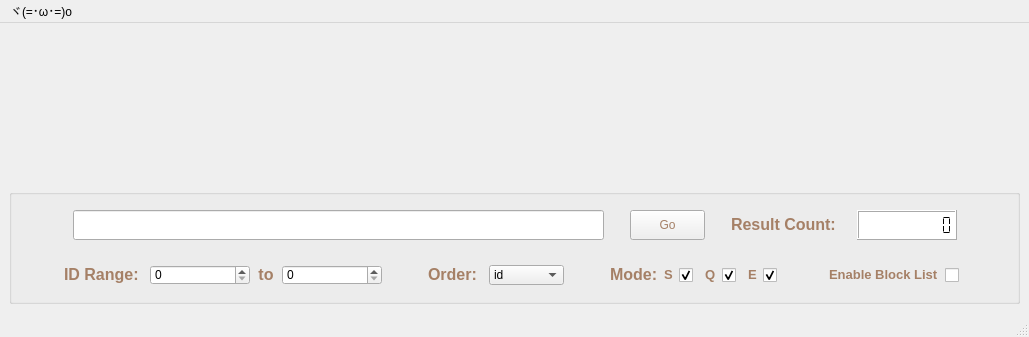
<?xml version="1.0" encoding="UTF-8"?>
<ui version="4.0">
 <class>MainWindow</class>
 <widget class="QMainWindow" name="MainWindow">
  <property name="geometry">
   <rect>
    <x>0</x>
    <y>0</y>
    <width>1029</width>
    <height>337</height>
   </rect>
  </property>
  <property name="sizePolicy">
   <sizepolicy hsizetype="Preferred" vsizetype="Fixed">
    <horstretch>0</horstretch>
    <verstretch>0</verstretch>
   </sizepolicy>
  </property>
  <property name="windowTitle">
   <string>MainWindow</string>
  </property>
  <property name="styleSheet">
   <string notr="true">#MainWindow{
background-image: url(:/picture/source/konachan_background.png);
;}</string>
  </property>
  <widget class="QWidget" name="centralwidget">
   <layout class="QVBoxLayout" name="verticalLayout_2">
    <item>
     <layout class="QGridLayout" name="gridLayout_9">
      <item row="0" column="0">
       <layout class="QGridLayout" name="gridLayout_2">
        <item row="0" column="0">
         <spacer name="horizontalSpacer_3">
          <property name="orientation">
           <enum>Qt::Horizontal</enum>
          </property>
          <property name="sizeHint" stdset="0">
           <size>
            <width>40</width>
            <height>20</height>
           </size>
          </property>
         </spacer>
        </item>
        <item row="0" column="1">
         <widget class="QLabel" name="logo">
          <property name="sizePolicy">
           <sizepolicy hsizetype="Fixed" vsizetype="Fixed">
            <horstretch>0</horstretch>
            <verstretch>0</verstretch>
           </sizepolicy>
          </property>
          <property name="minimumSize">
           <size>
            <width>560</width>
            <height>150</height>
           </size>
          </property>
          <property name="maximumSize">
           <size>
            <width>560</width>
            <height>150</height>
           </size>
          </property>
          <property name="text">
           <string/>
          </property>
          <property name="pixmap">
           <pixmap resource="res.qrc">:/picture/source/konachan_logo.png</pixmap>
          </property>
          <property name="scaledContents">
           <bool>false</bool>
          </property>
         </widget>
        </item>
        <item row="0" column="2">
         <spacer name="horizontalSpacer_4">
          <property name="orientation">
           <enum>Qt::Horizontal</enum>
          </property>
          <property name="sizeHint" stdset="0">
           <size>
            <width>40</width>
            <height>20</height>
           </size>
          </property>
         </spacer>
        </item>
       </layout>
      </item>
      <item row="1" column="0">
       <widget class="QGroupBox" name="searchBox">
        <property name="sizePolicy">
         <sizepolicy hsizetype="Preferred" vsizetype="Expanding">
          <horstretch>0</horstretch>
          <verstretch>0</verstretch>
         </sizepolicy>
        </property>
        <property name="minimumSize">
         <size>
          <width>1009</width>
          <height>115</height>
         </size>
        </property>
        <property name="maximumSize">
         <size>
          <width>16777215</width>
          <height>115</height>
         </size>
        </property>
        <property name="title">
         <string/>
        </property>
        <layout class="QVBoxLayout" name="verticalLayout">
         <item>
          <layout class="QGridLayout" name="mianSearch">
           <item row="0" column="0">
            <spacer name="horizontalSpacer_5">
             <property name="orientation">
              <enum>Qt::Horizontal</enum>
             </property>
             <property name="sizeType">
              <enum>QSizePolicy::Expanding</enum>
             </property>
             <property name="sizeHint" stdset="0">
              <size>
               <width>40</width>
               <height>20</height>
              </size>
             </property>
            </spacer>
           </item>
           <item row="0" column="1">
            <layout class="QGridLayout" name="gridLayout">
             <item row="0" column="2">
              <widget class="QPushButton" name="Go">
               <property name="sizePolicy">
                <sizepolicy hsizetype="Fixed" vsizetype="Fixed">
                 <horstretch>0</horstretch>
                 <verstretch>0</verstretch>
                </sizepolicy>
               </property>
               <property name="minimumSize">
                <size>
                 <width>75</width>
                 <height>30</height>
                </size>
               </property>
               <property name="maximumSize">
                <size>
                 <width>75</width>
                 <height>30</height>
                </size>
               </property>
               <property name="styleSheet">
                <string notr="true">font: 75 10pt &quot;Microsoft YaHei UI&quot;;
color: rgb(165, 128, 102);</string>
               </property>
               <property name="text">
                <string>Go</string>
               </property>
               <property name="flat">
                <bool>false</bool>
               </property>
              </widget>
             </item>
             <item row="0" column="1">
              <spacer name="horizontalSpacer_2">
               <property name="orientation">
                <enum>Qt::Horizontal</enum>
               </property>
               <property name="sizeType">
                <enum>QSizePolicy::Fixed</enum>
               </property>
               <property name="sizeHint" stdset="0">
                <size>
                 <width>20</width>
                 <height>20</height>
                </size>
               </property>
              </spacer>
             </item>
             <item row="0" column="0">
              <widget class="QLineEdit" name="Tags">
               <property name="sizePolicy">
                <sizepolicy hsizetype="Fixed" vsizetype="Fixed">
                 <horstretch>0</horstretch>
                 <verstretch>0</verstretch>
                </sizepolicy>
               </property>
               <property name="minimumSize">
                <size>
                 <width>531</width>
                 <height>30</height>
                </size>
               </property>
               <property name="maximumSize">
                <size>
                 <width>531</width>
                 <height>30</height>
                </size>
               </property>
               <property name="font">
                <font>
                 <pointsize>15</pointsize>
                </font>
               </property>
               <property name="text">
                <string/>
               </property>
              </widget>
             </item>
             <item row="0" column="5">
              <widget class="QLCDNumber" name="ResultCnt">
               <property name="sizePolicy">
                <sizepolicy hsizetype="Fixed" vsizetype="Fixed">
                 <horstretch>0</horstretch>
                 <verstretch>0</verstretch>
                </sizepolicy>
               </property>
               <property name="minimumSize">
                <size>
                 <width>100</width>
                 <height>30</height>
                </size>
               </property>
               <property name="maximumSize">
                <size>
                 <width>100</width>
                 <height>30</height>
                </size>
               </property>
               <property name="styleSheet">
                <string notr="true">background-color: rgb(255, 255, 255);</string>
               </property>
               <property name="digitCount">
                <number>10</number>
               </property>
               <property name="segmentStyle">
                <enum>QLCDNumber::Flat</enum>
               </property>
               <property name="value" stdset="0">
                <double>0.000000000000000</double>
               </property>
               <property name="intValue" stdset="0">
                <number>0</number>
               </property>
              </widget>
             </item>
             <item row="0" column="3">
              <spacer name="horizontalSpacer">
               <property name="orientation">
                <enum>Qt::Horizontal</enum>
               </property>
               <property name="sizeType">
                <enum>QSizePolicy::Fixed</enum>
               </property>
               <property name="sizeHint" stdset="0">
                <size>
                 <width>20</width>
                 <height>20</height>
                </size>
               </property>
              </spacer>
             </item>
             <item row="0" column="4">
              <widget class="QLabel" name="label">
               <property name="sizePolicy">
                <sizepolicy hsizetype="Fixed" vsizetype="Fixed">
                 <horstretch>0</horstretch>
                 <verstretch>0</verstretch>
                </sizepolicy>
               </property>
               <property name="minimumSize">
                <size>
                 <width>120</width>
                 <height>30</height>
                </size>
               </property>
               <property name="maximumSize">
                <size>
                 <width>120</width>
                 <height>30</height>
                </size>
               </property>
               <property name="text">
                <string>&lt;html&gt;&lt;head/&gt;&lt;body&gt;&lt;p&gt;&lt;span style=&quot; font-size:12pt; font-weight:600; color:#a58066;&quot;&gt;Result Count:&lt;/span&gt;&lt;/p&gt;&lt;/body&gt;&lt;/html&gt;</string>
               </property>
               <property name="textFormat">
                <enum>Qt::AutoText</enum>
               </property>
              </widget>
             </item>
            </layout>
           </item>
           <item row="0" column="2">
            <spacer name="horizontalSpacer_6">
             <property name="orientation">
              <enum>Qt::Horizontal</enum>
             </property>
             <property name="sizeType">
              <enum>QSizePolicy::Expanding</enum>
             </property>
             <property name="sizeHint" stdset="0">
              <size>
               <width>40</width>
               <height>20</height>
              </size>
             </property>
            </spacer>
           </item>
          </layout>
         </item>
         <item>
          <layout class="QGridLayout" name="gridLayout_3">
           <item row="0" column="7">
            <spacer name="verticalSpacer">
             <property name="orientation">
              <enum>Qt::Vertical</enum>
             </property>
             <property name="sizeType">
              <enum>QSizePolicy::Fixed</enum>
             </property>
             <property name="sizeHint" stdset="0">
              <size>
               <width>20</width>
               <height>13</height>
              </size>
             </property>
            </spacer>
           </item>
           <item row="1" column="0">
            <spacer name="horizontalSpacer_9">
             <property name="orientation">
              <enum>Qt::Horizontal</enum>
             </property>
             <property name="sizeHint" stdset="0">
              <size>
               <width>40</width>
               <height>20</height>
              </size>
             </property>
            </spacer>
           </item>
           <item row="1" column="1">
            <widget class="QLabel" name="label_2">
             <property name="sizePolicy">
              <sizepolicy hsizetype="Fixed" vsizetype="Fixed">
               <horstretch>0</horstretch>
               <verstretch>0</verstretch>
              </sizepolicy>
             </property>
             <property name="minimumSize">
              <size>
               <width>80</width>
               <height>20</height>
              </size>
             </property>
             <property name="maximumSize">
              <size>
               <width>80</width>
               <height>80</height>
              </size>
             </property>
             <property name="text">
              <string>&lt;html&gt;&lt;head/&gt;&lt;body&gt;&lt;p&gt;&lt;span style=&quot; font-size:12pt; font-weight:600; color:#a58066;&quot;&gt;ID Range:&lt;/span&gt;&lt;/p&gt;&lt;/body&gt;&lt;/html&gt;</string>
             </property>
            </widget>
           </item>
           <item row="1" column="2">
            <widget class="QSpinBox" name="IDRange1">
             <property name="sizePolicy">
              <sizepolicy hsizetype="Fixed" vsizetype="Fixed">
               <horstretch>0</horstretch>
               <verstretch>0</verstretch>
              </sizepolicy>
             </property>
             <property name="minimumSize">
              <size>
               <width>100</width>
               <height>20</height>
              </size>
             </property>
             <property name="maximumSize">
              <size>
               <width>100</width>
               <height>20</height>
              </size>
             </property>
             <property name="maximum">
              <number>99999999</number>
             </property>
            </widget>
           </item>
           <item row="1" column="3">
            <widget class="QLabel" name="label_5">
             <property name="sizePolicy">
              <sizepolicy hsizetype="Fixed" vsizetype="Fixed">
               <horstretch>0</horstretch>
               <verstretch>0</verstretch>
              </sizepolicy>
             </property>
             <property name="minimumSize">
              <size>
               <width>20</width>
               <height>20</height>
              </size>
             </property>
             <property name="maximumSize">
              <size>
               <width>20</width>
               <height>20</height>
              </size>
             </property>
             <property name="text">
              <string>&lt;html&gt;&lt;head/&gt;&lt;body&gt;&lt;p align=&quot;center&quot;&gt;&lt;span style=&quot; font-size:12pt; font-weight:600; color:#a58066;&quot;&gt;to&lt;/span&gt;&lt;/p&gt;&lt;/body&gt;&lt;/html&gt;</string>
             </property>
            </widget>
           </item>
           <item row="1" column="4">
            <widget class="QSpinBox" name="IDRange2">
             <property name="sizePolicy">
              <sizepolicy hsizetype="Fixed" vsizetype="Fixed">
               <horstretch>0</horstretch>
               <verstretch>0</verstretch>
              </sizepolicy>
             </property>
             <property name="minimumSize">
              <size>
               <width>100</width>
               <height>20</height>
              </size>
             </property>
             <property name="maximumSize">
              <size>
               <width>100</width>
               <height>20</height>
              </size>
             </property>
             <property name="maximum">
              <number>99999999</number>
             </property>
            </widget>
           </item>
           <item row="1" column="5">
            <spacer name="horizontalSpacer_7">
             <property name="orientation">
              <enum>Qt::Horizontal</enum>
             </property>
             <property name="sizeType">
              <enum>QSizePolicy::Fixed</enum>
             </property>
             <property name="sizeHint" stdset="0">
              <size>
               <width>40</width>
               <height>20</height>
              </size>
             </property>
            </spacer>
           </item>
           <item row="1" column="6">
            <widget class="QLabel" name="label_3">
             <property name="sizePolicy">
              <sizepolicy hsizetype="Fixed" vsizetype="Fixed">
               <horstretch>0</horstretch>
               <verstretch>0</verstretch>
              </sizepolicy>
             </property>
             <property name="minimumSize">
              <size>
               <width>55</width>
               <height>20</height>
              </size>
             </property>
             <property name="maximumSize">
              <size>
               <width>55</width>
               <height>20</height>
              </size>
             </property>
             <property name="text">
              <string>&lt;html&gt;&lt;head/&gt;&lt;body&gt;&lt;p&gt;&lt;span style=&quot; font-size:12pt; font-weight:600; color:#a58066;&quot;&gt;Order:&lt;/span&gt;&lt;/p&gt;&lt;/body&gt;&lt;/html&gt;</string>
             </property>
            </widget>
           </item>
           <item row="1" column="7">
            <widget class="QComboBox" name="Order">
             <property name="sizePolicy">
              <sizepolicy hsizetype="Fixed" vsizetype="Fixed">
               <horstretch>0</horstretch>
               <verstretch>0</verstretch>
              </sizepolicy>
             </property>
             <property name="minimumSize">
              <size>
               <width>75</width>
               <height>20</height>
              </size>
             </property>
             <property name="maximumSize">
              <size>
               <width>75</width>
               <height>20</height>
              </size>
             </property>
             <property name="styleSheet">
              <string notr="true">font: 75 10pt &quot;Microsoft YaHei UI&quot;;</string>
             </property>
             <property name="editable">
              <bool>false</bool>
             </property>
             <property name="currentText">
              <string>id</string>
             </property>
             <property name="currentIndex">
              <number>0</number>
             </property>
             <item>
              <property name="text">
               <string>id</string>
              </property>
             </item>
             <item>
              <property name="text">
               <string>score</string>
              </property>
             </item>
            </widget>
           </item>
           <item row="1" column="8">
            <spacer name="horizontalSpacer_8">
             <property name="orientation">
              <enum>Qt::Horizontal</enum>
             </property>
             <property name="sizeType">
              <enum>QSizePolicy::Fixed</enum>
             </property>
             <property name="sizeHint" stdset="0">
              <size>
               <width>40</width>
               <height>20</height>
              </size>
             </property>
            </spacer>
           </item>
           <item row="1" column="9">
            <layout class="QGridLayout" name="gridLayout_7">
             <item row="0" column="0">
              <widget class="QLabel" name="label_4">
               <property name="sizePolicy">
                <sizepolicy hsizetype="Fixed" vsizetype="Fixed">
                 <horstretch>0</horstretch>
                 <verstretch>0</verstretch>
                </sizepolicy>
               </property>
               <property name="minimumSize">
                <size>
                 <width>0</width>
                 <height>0</height>
                </size>
               </property>
               <property name="maximumSize">
                <size>
                 <width>90</width>
                 <height>20</height>
                </size>
               </property>
               <property name="text">
                <string>&lt;html&gt;&lt;head/&gt;&lt;body&gt;&lt;p&gt;&lt;span style=&quot; font-size:12pt; font-weight:600; color:#a58066;&quot;&gt;Mode:&lt;/span&gt;&lt;/p&gt;&lt;/body&gt;&lt;/html&gt;</string>
               </property>
              </widget>
             </item>
             <item row="0" column="1">
              <layout class="QGridLayout" name="gridLayout_4">
               <item row="0" column="0">
                <widget class="QLabel" name="label_6">
                 <property name="text">
                  <string>&lt;html&gt;&lt;head/&gt;&lt;body&gt;&lt;p&gt;&lt;span style=&quot; font-size:10pt; font-weight:600; color:#a58066;&quot;&gt;S&lt;/span&gt;&lt;/p&gt;&lt;/body&gt;&lt;/html&gt;</string>
                 </property>
                </widget>
               </item>
               <item row="0" column="1">
                <widget class="QCheckBox" name="Mode_S">
                 <property name="sizePolicy">
                  <sizepolicy hsizetype="Fixed" vsizetype="Fixed">
                   <horstretch>0</horstretch>
                   <verstretch>0</verstretch>
                  </sizepolicy>
                 </property>
                 <property name="minimumSize">
                  <size>
                   <width>20</width>
                   <height>20</height>
                  </size>
                 </property>
                 <property name="maximumSize">
                  <size>
                   <width>20</width>
                   <height>20</height>
                  </size>
                 </property>
                 <property name="text">
                  <string/>
                 </property>
                 <property name="iconSize">
                  <size>
                   <width>20</width>
                   <height>20</height>
                  </size>
                 </property>
                 <property name="checked">
                  <bool>true</bool>
                 </property>
                </widget>
               </item>
              </layout>
             </item>
             <item row="0" column="2">
              <layout class="QGridLayout" name="gridLayout_5">
               <item row="0" column="0">
                <widget class="QLabel" name="label_7">
                 <property name="text">
                  <string>&lt;html&gt;&lt;head/&gt;&lt;body&gt;&lt;p&gt;&lt;span style=&quot; font-size:10pt; font-weight:600; color:#a58066;&quot;&gt;Q&lt;/span&gt;&lt;/p&gt;&lt;/body&gt;&lt;/html&gt;</string>
                 </property>
                </widget>
               </item>
               <item row="0" column="1">
                <widget class="QCheckBox" name="Mode_Q">
                 <property name="sizePolicy">
                  <sizepolicy hsizetype="Fixed" vsizetype="Fixed">
                   <horstretch>0</horstretch>
                   <verstretch>0</verstretch>
                  </sizepolicy>
                 </property>
                 <property name="minimumSize">
                  <size>
                   <width>20</width>
                   <height>20</height>
                  </size>
                 </property>
                 <property name="maximumSize">
                  <size>
                   <width>20</width>
                   <height>20</height>
                  </size>
                 </property>
                 <property name="text">
                  <string/>
                 </property>
                 <property name="iconSize">
                  <size>
                   <width>20</width>
                   <height>20</height>
                  </size>
                 </property>
                 <property name="checked">
                  <bool>true</bool>
                 </property>
                </widget>
               </item>
              </layout>
             </item>
             <item row="0" column="3">
              <layout class="QGridLayout" name="gridLayout_6">
               <item row="0" column="0">
                <widget class="QLabel" name="label_8">
                 <property name="text">
                  <string>&lt;html&gt;&lt;head/&gt;&lt;body&gt;&lt;p&gt;&lt;span style=&quot; font-size:10pt; font-weight:600; color:#a58066;&quot;&gt;E&lt;/span&gt;&lt;/p&gt;&lt;/body&gt;&lt;/html&gt;</string>
                 </property>
                </widget>
               </item>
               <item row="0" column="1">
                <widget class="QCheckBox" name="Mode_E">
                 <property name="sizePolicy">
                  <sizepolicy hsizetype="Fixed" vsizetype="Fixed">
                   <horstretch>0</horstretch>
                   <verstretch>0</verstretch>
                  </sizepolicy>
                 </property>
                 <property name="minimumSize">
                  <size>
                   <width>20</width>
                   <height>20</height>
                  </size>
                 </property>
                 <property name="maximumSize">
                  <size>
                   <width>20</width>
                   <height>20</height>
                  </size>
                 </property>
                 <property name="text">
                  <string/>
                 </property>
                 <property name="iconSize">
                  <size>
                   <width>20</width>
                   <height>20</height>
                  </size>
                 </property>
                 <property name="checked">
                  <bool>true</bool>
                 </property>
                </widget>
               </item>
              </layout>
             </item>
            </layout>
           </item>
           <item row="1" column="10">
            <spacer name="horizontalSpacer_11">
             <property name="orientation">
              <enum>Qt::Horizontal</enum>
             </property>
             <property name="sizeType">
              <enum>QSizePolicy::Fixed</enum>
             </property>
             <property name="sizeHint" stdset="0">
              <size>
               <width>40</width>
               <height>20</height>
              </size>
             </property>
            </spacer>
           </item>
           <item row="1" column="11">
            <layout class="QGridLayout" name="gridLayout_8">
             <item row="0" column="0">
              <widget class="QLabel" name="label_9">
               <property name="text">
                <string>&lt;html&gt;&lt;head/&gt;&lt;body&gt;&lt;p&gt;&lt;span style=&quot; font-size:10pt; font-weight:600; color:#a58066;&quot;&gt;Enable Block List&lt;/span&gt;&lt;/p&gt;&lt;/body&gt;&lt;/html&gt;</string>
               </property>
              </widget>
             </item>
             <item row="0" column="1">
              <widget class="QCheckBox" name="EBL">
               <property name="sizePolicy">
                <sizepolicy hsizetype="Fixed" vsizetype="Fixed">
                 <horstretch>0</horstretch>
                 <verstretch>0</verstretch>
                </sizepolicy>
               </property>
               <property name="minimumSize">
                <size>
                 <width>20</width>
                 <height>20</height>
                </size>
               </property>
               <property name="maximumSize">
                <size>
                 <width>20</width>
                 <height>20</height>
                </size>
               </property>
               <property name="text">
                <string/>
               </property>
               <property name="iconSize">
                <size>
                 <width>20</width>
                 <height>20</height>
                </size>
               </property>
              </widget>
             </item>
            </layout>
           </item>
           <item row="1" column="12">
            <spacer name="horizontalSpacer_10">
             <property name="orientation">
              <enum>Qt::Horizontal</enum>
             </property>
             <property name="sizeHint" stdset="0">
              <size>
               <width>28</width>
               <height>20</height>
              </size>
             </property>
            </spacer>
           </item>
          </layout>
         </item>
        </layout>
       </widget>
      </item>
     </layout>
    </item>
   </layout>
  </widget>
  <widget class="QMenuBar" name="menubar">
   <property name="geometry">
    <rect>
     <x>0</x>
     <y>0</y>
     <width>1029</width>
     <height>22</height>
    </rect>
   </property>
   <widget class="QMenu" name="menu_o">
    <property name="title">
     <string>ヾ(=･ω･=)o</string>
    </property>
    <addaction name="actionLogin"/>
   </widget>
   <addaction name="menu_o"/>
  </widget>
  <widget class="QStatusBar" name="statusbar"/>
  <action name="actionLogin">
   <property name="text">
    <string>Login</string>
   </property>
  </action>
 </widget>
 <resources>
  <include location="res.qrc"/>
 </resources>
 <connections/>
</ui>
